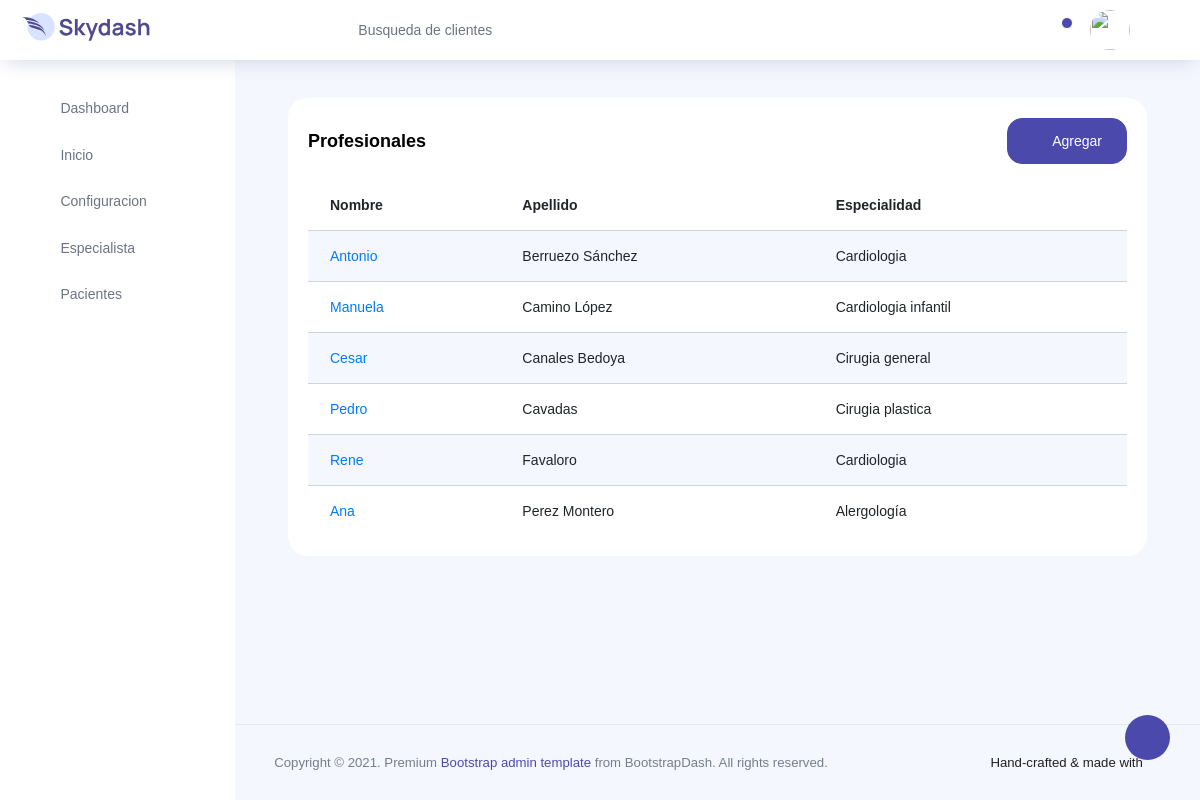
/profesionales (signed in), run on the app's committed database.
### clinica/models.py (models this page shows, shortened)
class Profesional(models.Model):
    clinica = models.ForeignKey(Clinica, on_delete=models.CASCADE, verbose_name=_("clinica"))
    nombre = models.CharField(max_length=100, verbose_name=_('nombre'))
    apellido = models.CharField(max_length=100, verbose_name=_('apellido'))
    especialidad = models.ForeignKey(Especialidad, on_delete=models.CASCADE, verbose_name=_('especialidad'))
    direccion = models.CharField(max_length=100)
    telefono = models.CharField(max_length=30)
    movil = models.CharField(max_length=30)
    email = models.EmailField()
    cuit = models.CharField(max_length=50)
    numero_matricula = models.CharField(max_length=30, verbose_name=_('numero_matricula'))
    estado = models.CharField(max_length=1)
    obras_sociales = models.ManyToManyField( ObraSocial, verbose_name=_('obras_sociales'), blank=True)

class Especialidad(models.Model):
    def __str__(self):
        return str(self.nombre)
    nombre = models.CharField(max_length=100)

### clinica/views.py (the view, shortened to what this page needs)
# urls.py: path('profesionales', profesionales, name='profesionales'),
@login_required
def profesionales(request, id = None):
    usuario = request.user
    if usuario.rubro_usuario.codigo != 'AC':
        return render(request, 'pag_error.html')
    clinica = usuario.clinica
    profesionales = Profesional.objects.filter(clinica=clinica).order_by('apellido')
    modificacion = False
    form = None
    if request.method == 'GET':
        if id:
            profesional = get_object_or_404(Profesional, id=id, clinica=clinica)
            form = ProfesionalABMForm(instance=profesional)
            modificacion = True
        else:
            form = ProfesionalABMForm()
    return render(request, 'profesionales.html', {
        'form': form,
        'profesionales': profesionales,
        'modificacion': modificacion,
    })

### clinica/form.py
class ProfesionalABMForm(BaseForm):
    def __init__(self, *args, **kwargs):
        super (ProfesionalABMForm,self ).__init__(*args,**kwargs)
    class Meta:
        model = Profesional
        fields = '__all__'
        exclude = ['clinica', 'estado']

### clinica/models.py (called while the page is built)
    def __str__(self):
        return str(self.nombre)

### templates/profesionales.html (shortened to what this page needs)
{% extends 'base.html' %}
{% load static %}
{% load i18n %}
{% block plugin_css%}
<link rel="stylesheet" href="{% static 'vendors/datatables.net-bs4/dataTables.bootstrap4.css' %}">
<link rel="stylesheet" type="text/css" href="{% static 'js/select.dataTables.min.css' %}">
<link rel="stylesheet" href="{% static 'node_modules/mdi/font/css/materialdesignicons.min.css' %}">
{% endblock %}
{% block content %}
<div class="col-lg-12 grid-margin stretch-card">
  <div class="card">
    <div class="card-body">
      <div class="d-flex justify-content-between align-items-center mb-3">
        <h4 class="card-title mb-0">{% translate 'Profesionales' %}</h4>
        <a class="btn btn-primary" data-toggle="modal" data-target="#formModal">
          <i class="icon-head menu-icon mr-2"></i>{% translate 'Agregar' %}
        </a>
      </div>
      <div class="table-responsive table-hover">
        <table id='id_tabla' class="table table-striped">
          <thead>
            <tr>
              <th>{% translate 'Nombre' %}</th>
              <th>{% translate 'Apellido' %}</th>
              <th>{% translate 'Especialidad' %}</th>
            </tr>
          </thead>
          <tbody>
            {% for profesional in profesionales %}
            <tr>
                <td>
                    <a href="/profesionales/{{ profesional.id }}">{{ profesional.nombre }}</a>
                </td>
                <td>{{ profesional.apellido }}</td>
                <td>{{ profesional.especialidad }}</td>
            </tr>
            {% endfor %}
        </tbody>
        </table>
      </div>
    </div>
  </div>
</div>
{% endblock %}
{% block nav %}
{% include 'nav_home.html' %}
{% endblock %}

### data on the page
Profesional: nombre "Antonio", apellido "Berruezo Sánchez", especialidad "Cardiologia"
Profesional: nombre "Manuela", apellido "Camino López", especialidad "Cardiologia infantil"
Profesional: nombre "Cesar", apellido "Canales Bedoya", especialidad "Cirugia general"
Profesional: nombre "Pedro", apellido "Cavadas", especialidad "Cirugia plastica"
Profesional: nombre "Rene", apellido "Favaloro", especialidad "Cardiologia"
Profesional: nombre "Ana", apellido "Perez Montero", especialidad "Alergología"
